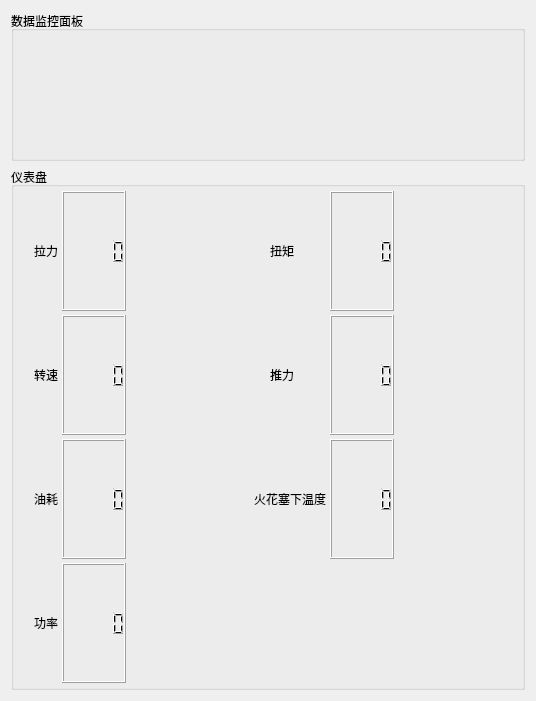
       <widget class="QWidget" name="widgetDashBoard" native="true">
        <property name="sizePolicy">
         <sizepolicy hsizetype="Expanding" vsizetype="Expanding">
          <horstretch>10</horstretch>
          <verstretch>1</verstretch>
         </sizepolicy>
        </property>
        <property name="minimumSize">
         <size>
          <width>500</width>
          <height>400</height>
         </size>
        </property>
        <layout class="QVBoxLayout" name="monitorLayout">
         <item>
          <widget class="QGroupBox" name="groupBox_10">
           <property name="sizePolicy">
            <sizepolicy hsizetype="Expanding" vsizetype="Expanding">
             <horstretch>0</horstretch>
             <verstretch>0</verstretch>
            </sizepolicy>
           </property>
           <property name="minimumSize">
            <size>
             <width>300</width>
             <height>150</height>
            </size>
           </property>
           <property name="title">
            <string>数据监控面板</string>
           </property>
           <layout class="QVBoxLayout" name="monitorPanelLayout">
            <property name="spacing">
             <number>4</number>
            </property>
            <property name="leftMargin">
             <number>4</number>
            </property>
            <property name="topMargin">
             <number>4</number>
            </property>
            <property name="rightMargin">
             <number>4</number>
            </property>
            <property name="bottomMargin">
             <number>4</number>
            </property>
            <item>
             <widget class="QCustomPlot" name="dash1plot" native="true"/>
            </item>
           </layout>
          </widget>
         </item>
         <item>
          <widget class="QGroupBox" name="groupBox_11">
           <property name="sizePolicy">
            <sizepolicy hsizetype="Expanding" vsizetype="Expanding">
             <horstretch>0</horstretch>
             <verstretch>0</verstretch>
            </sizepolicy>
           </property>
           <property name="minimumSize">
            <size>
             <width>300</width>
             <height>400</height>
            </size>
           </property>
           <property name="title">
            <string>仪表盘</string>
           </property>
           <layout class="QGridLayout" name="dashboardLayout">
            <property name="leftMargin">
             <number>4</number>
            </property>
            <property name="topMargin">
             <number>4</number>
            </property>
            <property name="rightMargin">
             <number>4</number>
            </property>
            <property name="bottomMargin">
             <number>4</number>
            </property>
            <property name="spacing">
             <number>4</number>
            </property>
            <item row="1" column="2">
             <widget class="Dashboard" name="dashRPM" native="true">
              <property name="sizePolicy">
               <sizepolicy hsizetype="Expanding" vsizetype="Expanding">
                <horstretch>0</horstretch>
                <verstretch>0</verstretch>
               </sizepolicy>
              </property>
              <property name="minimumSize">
               <size>
                <width>120</width>
                <height>120</height>
               </size>
              </property>
             </widget>
            </item>
            <item row="2" column="2">
             <widget class="Dashboard" name="dashFuelConsumption" native="true">
              <property name="sizePolicy">
               <sizepolicy hsizetype="Expanding" vsizetype="Expanding">
                <horstretch>0</horstretch>
                <verstretch>0</verstretch>
               </sizepolicy>
              </property>
              <property name="minimumSize">
               <size>
                <width>120</width>
                <height>120</height>
               </size>
              </property>
             </widget>
            </item>
            <item row="1" column="0">
             <widget class="QLabel" name="labelRPM">
              <property name="minimumSize">
               <size>
                <width>40</width>
                <height>0</height>
               </size>
              </property>
              <property name="maximumSize">
               <size>
                <width>40</width>
                <height>16777215</height>
               </size>
              </property>
              <property name="text">
               <string>转速</string>
              </property>
              <property name="alignment">
               <set>Qt::AlignmentFlag::AlignRight|Qt::AlignmentFlag::AlignTrailing|Qt::AlignmentFlag::AlignVCenter</set>
              </property>
             </widget>
            </item>
            <item row="2" column="1">
             <widget class="QLCDNumber" name="lcdFuelConsumption"/>
            </item>
            <item row="3" column="1">
             <widget class="QLCDNumber" name="lcdPower"/>
            </item>
            <item row="0" column="1">
             <widget class="QLCDNumber" name="lcdForce"/>
            </item>
            <item row="2" column="3">
             <widget class="QLabel" name="labelSparkPlugTemp">
              <property name="minimumSize">
               <size>
                <width>40</width>
                <height>0</height>
               </size>
              </property>
              <property name="maximumSize">
               <size>
                <width>90</width>
                <height>16777215</height>
               </size>
              </property>
              <property name="text">
               <string>火花塞下温度</string>
              </property>
              <property name="alignment">
               <set>Qt::AlignmentFlag::AlignRight|Qt::AlignmentFlag::AlignTrailing|Qt::AlignmentFlag::AlignVCenter</set>
              </property>
             </widget>
            </item>
            <item row="2" column="5">
             <widget class="Dashboard" name="dashSparkPlugTemp" native="true">
              <property name="sizePolicy">
               <sizepolicy hsizetype="Expanding" vsizetype="Expanding">
                <horstretch>0</horstretch>
                <verstretch>0</verstretch>
               </sizepolicy>
              </property>
              <property name="minimumSize">
               <size>
                <width>120</width>
                <height>120</height>
               </size>
              </property>
             </widget>
            </item>
            <item row="0" column="5">
             <widget class="Dashboard" name="dashTorque" native="true">
              <property name="sizePolicy">
               <sizepolicy hsizetype="Expanding" vsizetype="Expanding">
                <horstretch>0</horstretch>
                <verstretch>0</verstretch>
               </sizepolicy>
              </property>
              <property name="minimumSize">
               <size>
                <width>120</width>
                <height>120</height>
               </size>
              </property>
             </widget>
            </item>
            <item row="0" column="3">
             <widget class="QLabel" name="labelTorque">
              <property name="minimumSize">
               <size>
                <width>40</width>
                <height>0</height>
               </size>
              </property>
              <property name="maximumSize">
               <size>
                <width>40</width>
                <height>16777215</height>
               </size>
              </property>
              <property name="text">
               <string>扭矩</string>
              </property>
              <property name="alignment">
               <set>Qt::AlignmentFlag::AlignRight|Qt::AlignmentFlag::AlignTrailing|Qt::AlignmentFlag::AlignVCenter</set>
              </property>
             </widget>
            </item>
            <item row="0" column="2">
             <widget class="Dashboard" name="dashForce" native="true">
              <property name="sizePolicy">
               <sizepolicy hsizetype="Expanding" vsizetype="Expanding">
                <horstretch>0</horstretch>
                <verstretch>0</verstretch>
               </sizepolicy>
              </property>
              <property name="minimumSize">
               <size>
                <width>120</width>
                <height>120</height>
               </size>
              </property>
             </widget>
            </item>
            <item row="2" column="0">
             <widget class="QLabel" name="labelFuelConsumption">
              <property name="minimumSize">
               <size>
                <width>40</width>
                <height>0</height>
               </size>
              </property>
              <property name="maximumSize">
               <size>
                <width>40</width>
                <height>16777215</height>
               </size>
              </property>
              <property name="text">
               <string>油耗</string>
              </property>
              <property name="alignment">
               <set>Qt::AlignmentFlag::AlignRight|Qt::AlignmentFlag::AlignTrailing|Qt::AlignmentFlag::AlignVCenter</set>
              </property>
             </widget>
            </item>
            <item row="1" column="1">
             <widget class="QLCDNumber" name="lcdRPM"/>
            </item>
            <item row="3" column="2">
             <widget class="Dashboard" name="dashPower" native="true">
              <property name="sizePolicy">
               <sizepolicy hsizetype="Expanding" vsizetype="Expanding">
                <horstretch>0</horstretch>
                <verstretch>0</verstretch>
               </sizepolicy>
              </property>
              <property name="minimumSize">
               <size>
                <width>120</width>
                <height>120</height>
               </size>
              </property>
             </widget>
            </item>
            <item row="0" column="0">
             <widget class="QLabel" name="labelForce">
              <property name="minimumSize">
               <size>
                <width>40</width>
                <height>0</height>
               </size>
              </property>
              <property name="maximumSize">
               <size>
                <width>40</width>
                <height>16777215</height>
               </size>
              </property>
              <property name="text">
               <string>拉力</string>
              </property>
              <property name="alignment">
               <set>Qt::AlignmentFlag::AlignRight|Qt::AlignmentFlag::AlignTrailing|Qt::AlignmentFlag::AlignVCenter</set>
              </property>
             </widget>
            </item>
            <item row="1" column="5">
             <widget class="Dashboard" name="dashThrust" native="true">
              <property name="sizePolicy">
               <sizepolicy hsizetype="Expanding" vsizetype="Expanding">
                <horstretch>0</horstretch>
                <verstretch>0</verstretch>
               </sizepolicy>
              </property>
              <property name="minimumSize">
               <size>
                <width>120</width>
                <height>120</height>
               </size>
              </property>
             </widget>
            </item>
            <item row="3" column="0">
             <widget class="QLabel" name="labelPower">
              <property name="minimumSize">
               <size>
                <width>40</width>
                <height>0</height>
               </size>
              </property>
              <property name="maximumSize">
               <size>
                <width>40</width>
                <height>16777215</height>
               </size>
              </property>
              <property name="text">
               <string>功率</string>
              </property>
              <property name="alignment">
               <set>Qt::AlignmentFlag::AlignRight|Qt::AlignmentFlag::AlignTrailing|Qt::AlignmentFlag::AlignVCenter</set>
              </property>
             </widget>
            </item>
            <item row="1" column="3">
             <widget class="QLabel" name="labelThrust">
              <property name="minimumSize">
               <size>
                <width>40</width>
                <height>0</height>
               </size>
              </property>
              <property name="maximumSize">
               <size>
                <width>40</width>
                <height>16777215</height>
               </size>
              </property>
              <property name="text">
               <string>推力</string>
              </property>
              <property name="alignment">
               <set>Qt::AlignmentFlag::AlignRight|Qt::AlignmentFlag::AlignTrailing|Qt::AlignmentFlag::AlignVCenter</set>
              </property>
             </widget>
            </item>
            <item row="0" column="4">
             <widget class="QLCDNumber" name="lcdTorque"/>
            </item>
            <item row="1" column="4">
             <widget class="QLCDNumber" name="lcdThrust"/>
            </item>
            <item row="2" column="4">
             <widget class="QLCDNumber" name="lcdSparkPlugTemp"/>
            </item>
           </layout>
          </widget>
         </item>
        </layout>
       </widget>
